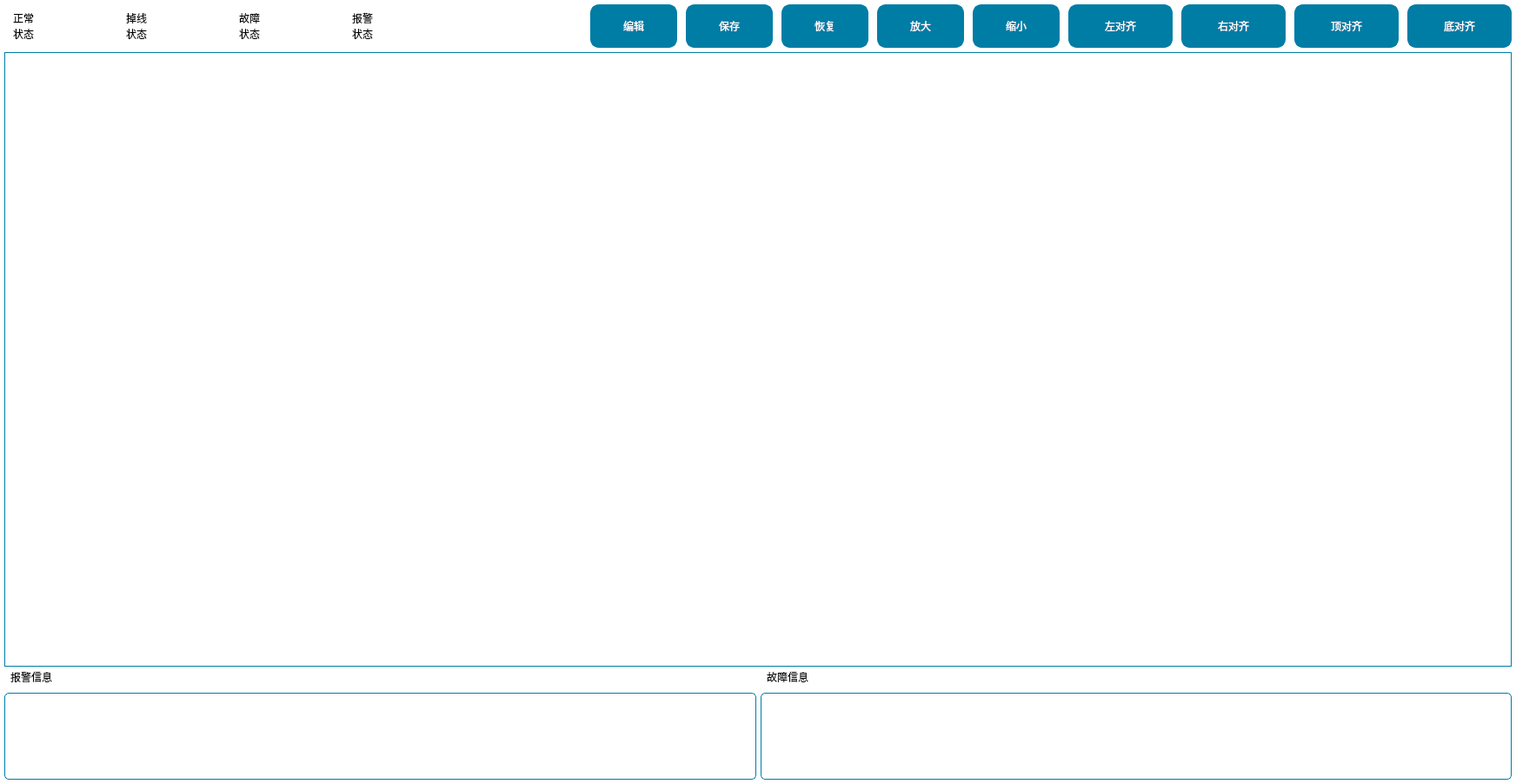
<?xml version="1.0" encoding="UTF-8"?>
<ui version="4.0">
 <class>GraphicsView</class>
 <widget class="QWidget" name="GraphicsView">
  <property name="geometry">
   <rect>
    <x>0</x>
    <y>0</y>
    <width>1744</width>
    <height>902</height>
   </rect>
  </property>
  <property name="styleSheet">
   <string notr="true">QWidget#GraphicsView{
background-color: rgb(255, 255, 255);
}

QToolButton{
font: 14pt &quot;微软雅黑&quot;;
color: rgb(255, 255, 255);
border:2px solid  rgb(0, 125, 165);
border-radius:10px;
background-color: rgb(0, 125, 165);
}
QLabel{
font: 14pt &quot;微软雅黑&quot;;
}
QGraphicsView{
color: rgb(255, 255, 255);
border:1px solid  rgb(0, 125, 165);
}

QTableWidget{
font: 14pt &quot;微软雅黑&quot;;
gridline-color: rgb(0, 0, 0);
border:1px solid rgb(0, 122, 165);
border-radius:5px;
background-color: rgb(255, 255, 255);
}
QTableWidgetItem{
outline:0px;
border:1px solid rgb(0, 0, 0);
}

QGroupBox{
font: 16pt &quot;微软雅黑&quot;;
color:rgb(0, 125, 165);
color:rgb(0,   0,   0);
border:1px none rgb(0, 125, 165);
border-radius:5px;
margin-top:20px;
}
QGroupBox:title{
subcontrol-origin: margin;
left: 5px;
}
QScrollBar:vertical{
width:20px;
background:rgb(0,0,0,0%);
margin:0px,0px,0px,0px;
padding-top:25px;   
padding-bottom:25px;    
}
QScrollBar::handle:vertical{
width:10px;
background:rgb(0,0,0,25%);
background:rgb(0,125,165,100%);
border-radius:5px;
min-height:20px;
}
QScrollBar::handle:vertical:hover{
width:10px;
background:rgb(0,125,165,80%);
border-radius:5px;
min-height:20;
}

QScrollBar:horizontal {
height:20px;
background:rgb(0,0,0,0%);
margin:0px,0px,0px,0px;
padding-left:25px;   
padding-right:25px; 
}
QScrollBar::handle:horizontal{
height:10px;
background:rgb(0,125,165,100%);
border-radius:5px;
min-width:20px;
}
QScrollBar::handle:horizontal:hover{
height:10px;
background:rgb(0,125,165,80%);
border-radius:5px;
min-width:20;
}
QToolTip{
font:9pt &quot;楷体&quot;;
color:rgb(0, 0, 0);
}
</string>
  </property>
  <layout class="QVBoxLayout" name="verticalLayout" stretch="1,10,1">
   <property name="spacing">
    <number>5</number>
   </property>
   <property name="leftMargin">
    <number>5</number>
   </property>
   <property name="topMargin">
    <number>5</number>
   </property>
   <property name="rightMargin">
    <number>5</number>
   </property>
   <property name="bottomMargin">
    <number>0</number>
   </property>
   <item>
    <layout class="QHBoxLayout" name="horizontalLayout_8">
     <property name="spacing">
      <number>5</number>
     </property>
     <item>
      <layout class="QHBoxLayout" name="horizontalLayout_6" stretch="1,1,1,1">
       <property name="spacing">
        <number>30</number>
       </property>
       <property name="leftMargin">
        <number>10</number>
       </property>
       <item>
        <layout class="QHBoxLayout" name="horizontalLayout_5">
         <property name="spacing">
          <number>5</number>
         </property>
         <item>
          <widget class="QLabel" name="lbNormal">
           <property name="sizePolicy">
            <sizepolicy hsizetype="Fixed" vsizetype="Fixed">
             <horstretch>0</horstretch>
             <verstretch>0</verstretch>
            </sizepolicy>
           </property>
           <property name="minimumSize">
            <size>
             <width>40</width>
             <height>50</height>
            </size>
           </property>
           <property name="maximumSize">
            <size>
             <width>40</width>
             <height>50</height>
            </size>
           </property>
           <property name="text">
            <string>正常
状态</string>
           </property>
          </widget>
         </item>
         <item>
          <widget class="QLabel" name="lbImageNormal">
           <property name="sizePolicy">
            <sizepolicy hsizetype="Fixed" vsizetype="Fixed">
             <horstretch>0</horstretch>
             <verstretch>0</verstretch>
            </sizepolicy>
           </property>
           <property name="minimumSize">
            <size>
             <width>55</width>
             <height>50</height>
            </size>
           </property>
           <property name="maximumSize">
            <size>
             <width>55</width>
             <height>50</height>
            </size>
           </property>
           <property name="styleSheet">
            <string notr="true">border-image: url(:/Image/normal.png);</string>
           </property>
           <property name="text">
            <string/>
           </property>
          </widget>
         </item>
        </layout>
       </item>
       <item>
        <layout class="QHBoxLayout" name="horizontalLayout_2">
         <property name="spacing">
          <number>5</number>
         </property>
         <property name="leftMargin">
          <number>0</number>
         </property>
         <property name="topMargin">
          <number>0</number>
         </property>
         <item>
          <widget class="QLabel" name="lbOffLine">
           <property name="sizePolicy">
            <sizepolicy hsizetype="Fixed" vsizetype="Fixed">
             <horstretch>0</horstretch>
             <verstretch>0</verstretch>
            </sizepolicy>
           </property>
           <property name="minimumSize">
            <size>
             <width>40</width>
             <height>50</height>
            </size>
           </property>
           <property name="maximumSize">
            <size>
             <width>40</width>
             <height>50</height>
            </size>
           </property>
           <property name="text">
            <string>掉线
状态</string>
           </property>
          </widget>
         </item>
         <item>
          <widget class="QLabel" name="lbImageOffLine">
           <property name="sizePolicy">
            <sizepolicy hsizetype="Fixed" vsizetype="Fixed">
             <horstretch>0</horstretch>
             <verstretch>0</verstretch>
            </sizepolicy>
           </property>
           <property name="minimumSize">
            <size>
             <width>55</width>
             <height>50</height>
            </size>
           </property>
           <property name="maximumSize">
            <size>
             <width>55</width>
             <height>50</height>
            </size>
           </property>
           <property name="styleSheet">
            <string notr="true">border-image: url(:/Image/offLine.png);</string>
           </property>
           <property name="text">
            <string/>
           </property>
          </widget>
         </item>
        </layout>
       </item>
       <item>
        <layout class="QHBoxLayout" name="horizontalLayout_3">
         <property name="spacing">
          <number>5</number>
         </property>
         <item>
          <widget class="QLabel" name="lbError">
           <property name="sizePolicy">
            <sizepolicy hsizetype="Fixed" vsizetype="Fixed">
             <horstretch>0</horstretch>
             <verstretch>0</verstretch>
            </sizepolicy>
           </property>
           <property name="minimumSize">
            <size>
             <width>40</width>
             <height>50</height>
            </size>
           </property>
           <property name="maximumSize">
            <size>
             <width>40</width>
             <height>50</height>
            </size>
           </property>
           <property name="text">
            <string>故障
状态</string>
           </property>
          </widget>
         </item>
         <item>
          <widget class="QLabel" name="lbImageError">
           <property name="sizePolicy">
            <sizepolicy hsizetype="Fixed" vsizetype="Fixed">
             <horstretch>0</horstretch>
             <verstretch>0</verstretch>
            </sizepolicy>
           </property>
           <property name="minimumSize">
            <size>
             <width>55</width>
             <height>50</height>
            </size>
           </property>
           <property name="maximumSize">
            <size>
             <width>55</width>
             <height>50</height>
            </size>
           </property>
           <property name="styleSheet">
            <string notr="true">border-image: url(:/Image/error.png);</string>
           </property>
           <property name="text">
            <string/>
           </property>
          </widget>
         </item>
        </layout>
       </item>
       <item>
        <layout class="QHBoxLayout" name="horizontalLayout_4">
         <property name="spacing">
          <number>5</number>
         </property>
         <item>
          <widget class="QLabel" name="lbAlarm">
           <property name="sizePolicy">
            <sizepolicy hsizetype="Fixed" vsizetype="Fixed">
             <horstretch>0</horstretch>
             <verstretch>0</verstretch>
            </sizepolicy>
           </property>
           <property name="minimumSize">
            <size>
             <width>40</width>
             <height>50</height>
            </size>
           </property>
           <property name="maximumSize">
            <size>
             <width>40</width>
             <height>50</height>
            </size>
           </property>
           <property name="text">
            <string>报警
状态</string>
           </property>
          </widget>
         </item>
         <item>
          <widget class="QLabel" name="lbImageAlarm">
           <property name="sizePolicy">
            <sizepolicy hsizetype="Fixed" vsizetype="Fixed">
             <horstretch>0</horstretch>
             <verstretch>0</verstretch>
            </sizepolicy>
           </property>
           <property name="minimumSize">
            <size>
             <width>55</width>
             <height>50</height>
            </size>
           </property>
           <property name="maximumSize">
            <size>
             <width>55</width>
             <height>50</height>
            </size>
           </property>
           <property name="styleSheet">
            <string notr="true">border-image: url(:/Image/alarm.png);</string>
           </property>
           <property name="text">
            <string/>
           </property>
          </widget>
         </item>
        </layout>
       </item>
      </layout>
     </item>
     <item>
      <spacer name="horizontalSpacer">
       <property name="orientation">
        <enum>Qt::Horizontal</enum>
       </property>
       <property name="sizeHint" stdset="0">
        <size>
         <width>40</width>
         <height>20</height>
        </size>
       </property>
      </spacer>
     </item>
     <item>
      <layout class="QHBoxLayout" name="horizontalLayout_7">
       <property name="spacing">
        <number>10</number>
       </property>
       <item>
        <widget class="QToolButton" name="tBtnEdit">
         <property name="minimumSize">
          <size>
           <width>100</width>
           <height>50</height>
          </size>
         </property>
         <property name="maximumSize">
          <size>
           <width>100</width>
           <height>50</height>
          </size>
         </property>
         <property name="text">
          <string>编辑</string>
         </property>
         <property name="icon">
          <iconset resource="../image.qrc">
           <normaloff>:/Image/edit.png</normaloff>:/Image/edit.png</iconset>
         </property>
         <property name="iconSize">
          <size>
           <width>40</width>
           <height>40</height>
          </size>
         </property>
         <property name="toolButtonStyle">
          <enum>Qt::ToolButtonTextBesideIcon</enum>
         </property>
        </widget>
       </item>
       <item>
        <widget class="QToolButton" name="tBtnSave">
         <property name="minimumSize">
          <size>
           <width>100</width>
           <height>50</height>
          </size>
         </property>
         <property name="maximumSize">
          <size>
           <width>100</width>
           <height>50</height>
          </size>
         </property>
         <property name="text">
          <string>保存</string>
         </property>
         <property name="icon">
          <iconset resource="../image.qrc">
           <normaloff>:/Image/save.png</normaloff>:/Image/save.png</iconset>
         </property>
         <property name="iconSize">
          <size>
           <width>40</width>
           <height>40</height>
          </size>
         </property>
         <property name="toolButtonStyle">
          <enum>Qt::ToolButtonTextBesideIcon</enum>
         </property>
        </widget>
       </item>
       <item>
        <widget class="QToolButton" name="tBtnRestore">
         <property name="minimumSize">
          <size>
           <width>100</width>
           <height>50</height>
          </size>
         </property>
         <property name="maximumSize">
          <size>
           <width>100</width>
           <height>50</height>
          </size>
         </property>
         <property name="text">
          <string>恢复</string>
         </property>
         <property name="icon">
          <iconset resource="../image.qrc">
           <normaloff>:/Image/reset.png</normaloff>:/Image/reset.png</iconset>
         </property>
         <property name="iconSize">
          <size>
           <width>40</width>
           <height>40</height>
          </size>
         </property>
         <property name="toolButtonStyle">
          <enum>Qt::ToolButtonTextBesideIcon</enum>
         </property>
        </widget>
       </item>
       <item>
        <widget class="QToolButton" name="tBtnZoomIn">
         <property name="minimumSize">
          <size>
           <width>100</width>
           <height>50</height>
          </size>
         </property>
         <property name="maximumSize">
          <size>
           <width>100</width>
           <height>50</height>
          </size>
         </property>
         <property name="text">
          <string>放大</string>
         </property>
         <property name="icon">
          <iconset resource="../image.qrc">
           <normaloff>:/Image/zoomin.png</normaloff>:/Image/zoomin.png</iconset>
         </property>
         <property name="iconSize">
          <size>
           <width>50</width>
           <height>50</height>
          </size>
         </property>
         <property name="toolButtonStyle">
          <enum>Qt::ToolButtonTextBesideIcon</enum>
         </property>
        </widget>
       </item>
       <item>
        <widget class="QToolButton" name="tBtnZoomOut">
         <property name="minimumSize">
          <size>
           <width>100</width>
           <height>50</height>
          </size>
         </property>
         <property name="maximumSize">
          <size>
           <width>100</width>
           <height>50</height>
          </size>
         </property>
         <property name="text">
          <string>缩小</string>
         </property>
         <property name="icon">
          <iconset resource="../image.qrc">
           <normaloff>:/Image/zoomout.png</normaloff>:/Image/zoomout.png</iconset>
         </property>
         <property name="iconSize">
          <size>
           <width>50</width>
           <height>50</height>
          </size>
         </property>
         <property name="toolButtonStyle">
          <enum>Qt::ToolButtonTextBesideIcon</enum>
         </property>
        </widget>
       </item>
       <item>
        <widget class="QToolButton" name="tBtnAlignLeft">
         <property name="enabled">
          <bool>true</bool>
         </property>
         <property name="minimumSize">
          <size>
           <width>120</width>
           <height>50</height>
          </size>
         </property>
         <property name="maximumSize">
          <size>
           <width>120</width>
           <height>50</height>
          </size>
         </property>
         <property name="text">
          <string>左对齐</string>
         </property>
         <property name="icon">
          <iconset resource="../image.qrc">
           <normaloff>:/Image/AlignLeft.png</normaloff>:/Image/AlignLeft.png</iconset>
         </property>
         <property name="iconSize">
          <size>
           <width>40</width>
           <height>40</height>
          </size>
         </property>
         <property name="toolButtonStyle">
          <enum>Qt::ToolButtonTextBesideIcon</enum>
         </property>
        </widget>
       </item>
       <item>
        <widget class="QToolButton" name="tBtnAlignRight">
         <property name="minimumSize">
          <size>
           <width>120</width>
           <height>50</height>
          </size>
         </property>
         <property name="maximumSize">
          <size>
           <width>120</width>
           <height>50</height>
          </size>
         </property>
         <property name="text">
          <string>右对齐</string>
         </property>
         <property name="icon">
          <iconset resource="../image.qrc">
           <normaloff>:/Image/AlignRight.png</normaloff>:/Image/AlignRight.png</iconset>
         </property>
         <property name="iconSize">
          <size>
           <width>40</width>
           <height>40</height>
          </size>
         </property>
         <property name="toolButtonStyle">
          <enum>Qt::ToolButtonTextBesideIcon</enum>
         </property>
        </widget>
       </item>
       <item>
        <widget class="QToolButton" name="tBtnAlignTop">
         <property name="minimumSize">
          <size>
           <width>120</width>
           <height>50</height>
          </size>
         </property>
         <property name="maximumSize">
          <size>
           <width>120</width>
           <height>50</height>
          </size>
         </property>
         <property name="text">
          <string>顶对齐</string>
         </property>
         <property name="icon">
          <iconset resource="../image.qrc">
           <normaloff>:/Image/AlignTop.png</normaloff>:/Image/AlignTop.png</iconset>
         </property>
         <property name="iconSize">
          <size>
           <width>40</width>
           <height>40</height>
          </size>
         </property>
         <property name="toolButtonStyle">
          <enum>Qt::ToolButtonTextBesideIcon</enum>
         </property>
        </widget>
       </item>
       <item>
        <widget class="QToolButton" name="tBtnAlignBottom">
         <property name="minimumSize">
          <size>
           <width>120</width>
           <height>50</height>
          </size>
         </property>
         <property name="maximumSize">
          <size>
           <width>120</width>
           <height>50</height>
          </size>
         </property>
         <property name="text">
          <string>底对齐</string>
         </property>
         <property name="icon">
          <iconset resource="../image.qrc">
           <normaloff>:/Image/AlignBottom.png</normaloff>:/Image/AlignBottom.png</iconset>
         </property>
         <property name="iconSize">
          <size>
           <width>40</width>
           <height>40</height>
          </size>
         </property>
         <property name="toolButtonStyle">
          <enum>Qt::ToolButtonTextBesideIcon</enum>
         </property>
        </widget>
       </item>
      </layout>
     </item>
    </layout>
   </item>
   <item>
    <widget class="QGraphicsView" name="graphicsView">
     <property name="styleSheet">
      <string notr="true"/>
     </property>
     <property name="verticalScrollBarPolicy">
      <enum>Qt::ScrollBarAsNeeded</enum>
     </property>
     <property name="horizontalScrollBarPolicy">
      <enum>Qt::ScrollBarAsNeeded</enum>
     </property>
    </widget>
   </item>
   <item>
    <layout class="QHBoxLayout" name="horizontalLayout">
     <property name="spacing">
      <number>5</number>
     </property>
     <property name="leftMargin">
      <number>0</number>
     </property>
     <property name="rightMargin">
      <number>0</number>
     </property>
     <item>
      <widget class="QGroupBox" name="groupBox">
       <property name="minimumSize">
        <size>
         <width>550</width>
         <height>130</height>
        </size>
       </property>
       <property name="styleSheet">
        <string notr="true">QScrollBar:vertical{
width:25px;
}</string>
       </property>
       <property name="title">
        <string>报警信息</string>
       </property>
       <layout class="QVBoxLayout" name="verticalLayout_2">
        <property name="spacing">
         <number>0</number>
        </property>
        <property name="leftMargin">
         <number>0</number>
        </property>
        <property name="topMargin">
         <number>5</number>
        </property>
        <property name="rightMargin">
         <number>0</number>
        </property>
        <property name="bottomMargin">
         <number>5</number>
        </property>
        <item>
         <widget class="QTableWidget" name="tableWidgetAlarm">
          <property name="sizePolicy">
           <sizepolicy hsizetype="Expanding" vsizetype="Fixed">
            <horstretch>0</horstretch>
            <verstretch>0</verstretch>
           </sizepolicy>
          </property>
          <property name="minimumSize">
           <size>
            <width>535</width>
            <height>95</height>
           </size>
          </property>
          <property name="maximumSize">
           <size>
            <width>16777215</width>
            <height>16777215</height>
           </size>
          </property>
         </widget>
        </item>
       </layout>
      </widget>
     </item>
     <item>
      <widget class="QGroupBox" name="groupBox_2">
       <property name="sizePolicy">
        <sizepolicy hsizetype="Preferred" vsizetype="Fixed">
         <horstretch>0</horstretch>
         <verstretch>0</verstretch>
        </sizepolicy>
       </property>
       <property name="minimumSize">
        <size>
         <width>550</width>
         <height>130</height>
        </size>
       </property>
       <property name="styleSheet">
        <string notr="true">QScrollBar:vertical{
width:25px;
}</string>
       </property>
       <property name="title">
        <string>故障信息</string>
       </property>
       <layout class="QVBoxLayout" name="verticalLayout_3">
        <property name="spacing">
         <number>0</number>
        </property>
        <property name="leftMargin">
         <number>0</number>
        </property>
        <property name="topMargin">
         <number>5</number>
        </property>
        <property name="rightMargin">
         <number>0</number>
        </property>
        <property name="bottomMargin">
         <number>5</number>
        </property>
        <item>
         <widget class="QTableWidget" name="tableWidgetError">
          <property name="sizePolicy">
           <sizepolicy hsizetype="Expanding" vsizetype="Fixed">
            <horstretch>0</horstretch>
            <verstretch>0</verstretch>
           </sizepolicy>
          </property>
          <property name="minimumSize">
           <size>
            <width>535</width>
            <height>95</height>
           </size>
          </property>
         </widget>
        </item>
       </layout>
      </widget>
     </item>
    </layout>
   </item>
  </layout>
 </widget>
 <resources>
  <include location="../image.qrc"/>
 </resources>
 <connections/>
</ui>
